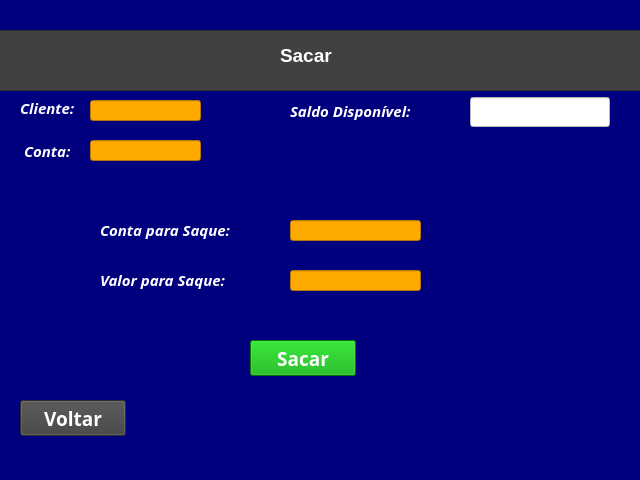
<?xml version="1.0" encoding="UTF-8"?>
<ui version="4.0">
 <class>MainWindow</class>
 <widget class="QMainWindow" name="MainWindow">
  <property name="geometry">
   <rect>
    <x>0</x>
    <y>0</y>
    <width>640</width>
    <height>480</height>
   </rect>
  </property>
  <property name="windowTitle">
   <string>MainWindow</string>
  </property>
  <property name="styleSheet">
   <string notr="true">background-color: rgb(0, 0, 127);</string>
  </property>
  <widget class="QWidget" name="centralwidget">
   <widget class="QLabel" name="label_2">
    <property name="geometry">
     <rect>
      <x>100</x>
      <y>220</y>
      <width>201</width>
      <height>20</height>
     </rect>
    </property>
    <property name="font">
     <font>
      <family>Noto Sans</family>
      <pointsize>11</pointsize>
      <weight>75</weight>
      <italic>true</italic>
      <bold>true</bold>
     </font>
    </property>
    <property name="styleSheet">
     <string notr="true">color: rgb(255, 255, 255);</string>
    </property>
    <property name="text">
     <string>Conta para Saque:</string>
    </property>
   </widget>
   <widget class="QLabel" name="label_3">
    <property name="geometry">
     <rect>
      <x>100</x>
      <y>270</y>
      <width>211</width>
      <height>20</height>
     </rect>
    </property>
    <property name="font">
     <font>
      <family>Noto Sans</family>
      <pointsize>11</pointsize>
      <weight>75</weight>
      <italic>true</italic>
      <bold>true</bold>
     </font>
    </property>
    <property name="styleSheet">
     <string notr="true">color: rgb(255, 255, 255);</string>
    </property>
    <property name="text">
     <string>Valor para Saque:</string>
    </property>
   </widget>
   <widget class="QPushButton" name="pushButton">
    <property name="geometry">
     <rect>
      <x>250</x>
      <y>340</y>
      <width>106</width>
      <height>36</height>
     </rect>
    </property>
    <property name="font">
     <font>
      <family>Agency FB</family>
      <pointsize>14</pointsize>
      <weight>75</weight>
      <bold>true</bold>
     </font>
    </property>
    <property name="styleSheet">
     <string notr="true">background-color: rgb(0, 170, 0);
color: rgb(255, 255, 255);</string>
    </property>
    <property name="text">
     <string>Sacar</string>
    </property>
   </widget>
   <widget class="QPushButton" name="pushButton_2">
    <property name="geometry">
     <rect>
      <x>20</x>
      <y>400</y>
      <width>106</width>
      <height>36</height>
     </rect>
    </property>
    <property name="font">
     <font>
      <family>Agency FB</family>
      <pointsize>14</pointsize>
      <weight>75</weight>
      <bold>true</bold>
     </font>
    </property>
    <property name="styleSheet">
     <string notr="true">background-color: rgb(65, 65, 65);
color: rgb(255, 255, 255);</string>
    </property>
    <property name="text">
     <string>Voltar</string>
    </property>
   </widget>
   <widget class="QLineEdit" name="lineEdit">
    <property name="geometry">
     <rect>
      <x>290</x>
      <y>220</y>
      <width>131</width>
      <height>21</height>
     </rect>
    </property>
    <property name="styleSheet">
     <string notr="true">background-color: rgb(255, 170, 0);</string>
    </property>
   </widget>
   <widget class="QLineEdit" name="lineEdit_2">
    <property name="geometry">
     <rect>
      <x>290</x>
      <y>270</y>
      <width>131</width>
      <height>21</height>
     </rect>
    </property>
    <property name="styleSheet">
     <string notr="true">background-color: rgb(255, 170, 0);</string>
    </property>
   </widget>
   <widget class="QFrame" name="frame">
    <property name="geometry">
     <rect>
      <x>-10</x>
      <y>30</y>
      <width>741</width>
      <height>61</height>
     </rect>
    </property>
    <property name="styleSheet">
     <string notr="true">background-color: rgb(65, 65, 65);</string>
    </property>
    <property name="frameShape">
     <enum>QFrame::StyledPanel</enum>
    </property>
    <property name="frameShadow">
     <enum>QFrame::Raised</enum>
    </property>
    <widget class="QLabel" name="label">
     <property name="geometry">
      <rect>
       <x>290</x>
       <y>10</y>
       <width>121</width>
       <height>31</height>
      </rect>
     </property>
     <property name="font">
      <font>
       <pointsize>14</pointsize>
       <weight>75</weight>
       <bold>true</bold>
      </font>
     </property>
     <property name="styleSheet">
      <string notr="true">color: rgb(255, 255, 255);</string>
     </property>
     <property name="text">
      <string>Sacar</string>
     </property>
    </widget>
   </widget>
   <widget class="QLabel" name="label_4">
    <property name="geometry">
     <rect>
      <x>20</x>
      <y>100</y>
      <width>71</width>
      <height>16</height>
     </rect>
    </property>
    <property name="font">
     <font>
      <family>Noto Sans</family>
      <pointsize>11</pointsize>
      <weight>75</weight>
      <italic>true</italic>
      <bold>true</bold>
     </font>
    </property>
    <property name="styleSheet">
     <string notr="true">color: rgb(255, 255, 255);</string>
    </property>
    <property name="text">
     <string>Cliente:</string>
    </property>
   </widget>
   <widget class="QLabel" name="label_5">
    <property name="geometry">
     <rect>
      <x>290</x>
      <y>100</y>
      <width>191</width>
      <height>21</height>
     </rect>
    </property>
    <property name="font">
     <font>
      <family>Noto Sans</family>
      <pointsize>11</pointsize>
      <weight>75</weight>
      <italic>true</italic>
      <bold>true</bold>
     </font>
    </property>
    <property name="styleSheet">
     <string notr="true">color: rgb(255, 255, 255);</string>
    </property>
    <property name="text">
     <string>Saldo Disponível:</string>
    </property>
   </widget>
   <widget class="QLabel" name="label_6">
    <property name="geometry">
     <rect>
      <x>24</x>
      <y>143</y>
      <width>71</width>
      <height>16</height>
     </rect>
    </property>
    <property name="font">
     <font>
      <family>Noto Sans</family>
      <pointsize>11</pointsize>
      <weight>75</weight>
      <italic>true</italic>
      <bold>true</bold>
     </font>
    </property>
    <property name="styleSheet">
     <string notr="true">color: rgb(255, 255, 255);</string>
    </property>
    <property name="text">
     <string>Conta:</string>
    </property>
   </widget>
   <widget class="QLineEdit" name="lineEdit_3">
    <property name="enabled">
     <bool>false</bool>
    </property>
    <property name="geometry">
     <rect>
      <x>470</x>
      <y>97</y>
      <width>140</width>
      <height>30</height>
     </rect>
    </property>
    <property name="cursor">
     <cursorShape>SizeHorCursor</cursorShape>
    </property>
    <property name="focusPolicy">
     <enum>Qt::NoFocus</enum>
    </property>
    <property name="contextMenuPolicy">
     <enum>Qt::NoContextMenu</enum>
    </property>
    <property name="styleSheet">
     <string notr="true">color: rgb(0, 0, 255);
font: 75 14pt &quot;Noto Sans&quot;;
background-color: rgb(255, 255, 255);</string>
    </property>
    <property name="inputMethodHints">
     <set>Qt::ImhNone</set>
    </property>
    <property name="text">
     <string/>
    </property>
    <property name="frame">
     <bool>true</bool>
    </property>
    <property name="echoMode">
     <enum>QLineEdit::Normal</enum>
    </property>
   </widget>
   <widget class="QLineEdit" name="lineEdit_4">
    <property name="geometry">
     <rect>
      <x>90</x>
      <y>100</y>
      <width>111</width>
      <height>21</height>
     </rect>
    </property>
    <property name="focusPolicy">
     <enum>Qt::NoFocus</enum>
    </property>
    <property name="contextMenuPolicy">
     <enum>Qt::NoContextMenu</enum>
    </property>
    <property name="styleSheet">
     <string notr="true">background-color: rgb(255, 170, 0);
color: rgb(0, 0, 0);</string>
    </property>
    <property name="text">
     <string/>
    </property>
   </widget>
   <widget class="QLineEdit" name="lineEdit_5">
    <property name="geometry">
     <rect>
      <x>90</x>
      <y>140</y>
      <width>111</width>
      <height>21</height>
     </rect>
    </property>
    <property name="styleSheet">
     <string notr="true">background-color: rgb(255, 170, 0);
color: rgb(0, 0, 0);</string>
    </property>
   </widget>
  </widget>
  <widget class="QStatusBar" name="statusbar"/>
 </widget>
 <resources/>
 <connections/>
</ui>
